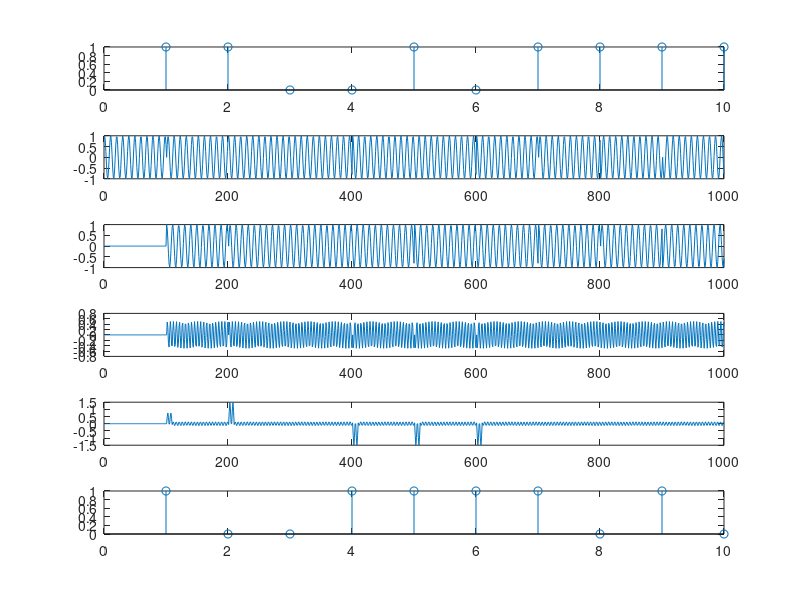

The MATLAB source for this figure:
% ----------------------------------------------------------------------- %
% It is the project of modulation with carrier transmission.
%
% Written by Tingwu Wang, Tsinghua University, for the course project
% 29/10/2015
% ----------------------------------------------------------------------- %
clear; clc; close all;

overSampleRate = 100;
T = 1;
N = 100 + 1;  % the first one is set as the initial bit
sampleRate = N * overSampleRate;
t = 0: 1 / (N * overSampleRate) : T - 1 / (N * overSampleRate);

% generate the input source symbols
sourceGen = rand(1, N);
source = zeros(1, N); source(1) = 1;  % the initial state
source(sourceGen > 0.5) = 1;

% from the absolute code to relative code
sendRelative = zeros(1, N);
sendRelative(1) = 1;  % the initial state
for i = 2: 1: N
    sendRelative(i) = mod(source(i) + sendRelative(i - 1), 2);
end

sendOrigin = zeros(1, N * overSampleRate);
for i = 1: 1: N
    sendOrigin(1 + (i - 1) * overSampleRate: i * overSampleRate) = ...
        2 * sendRelative(i) - 1;
end

f = N * 10.25;  % the carrier frequency
phi_0 = 0;

send_a = sendOrigin .* cos(2 * pi * f * t + phi_0);  % the bpsk modulation
send_b = [zeros(1, overSampleRate) send_a(1: end - overSampleRate)];
send_c = send_a .* send_b;

lpf_1 = zeros(1, length(send_c)); lpf_1(1: 10) = 1;  % two low pass filter
y1 = conv(send_c, lpf_1);
y1 = y1(1:length(send_c));

% get the original code
receiveRelative = zeros(1, N);
receiveOrigin = zeros(1, N); receiveOrigin(1) = 1;
for i = 1: 1: N
    receiveRelative(i) = y1((i - 1) * overSampleRate + overSampleRate / 2);
end

receiveOrigin(receiveRelative > 0) = 0;
receiveOrigin(receiveRelative < 0) = 1;

figure
subplot(6,1,1)
stem(1: 10, source(1: 10));
subplot(6,1,2)
plot(1: 10 * overSampleRate, send_a(1: 10 * overSampleRate));
subplot(6,1,3)
plot(1: 10 * overSampleRate, send_b(1: 10 * overSampleRate));
subplot(6,1,4)
plot(1: 10 * overSampleRate, send_c(1: 10 * overSampleRate));
subplot(6,1,5)
plot(1: 10 * overSampleRate, y1(1: 10 * overSampleRate));
subplot(6,1,6)
stem(1: 10, receiveOrigin(1: 10));